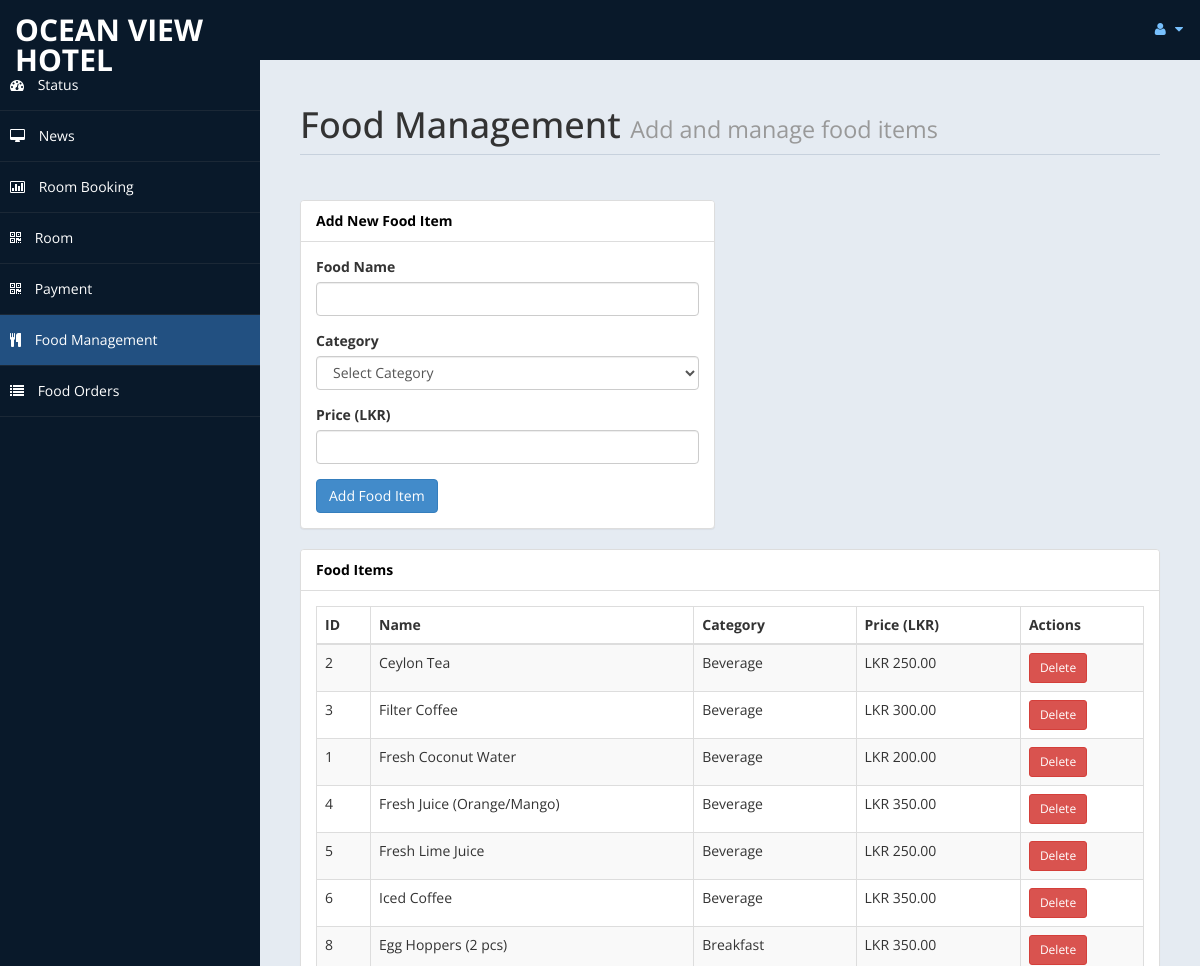
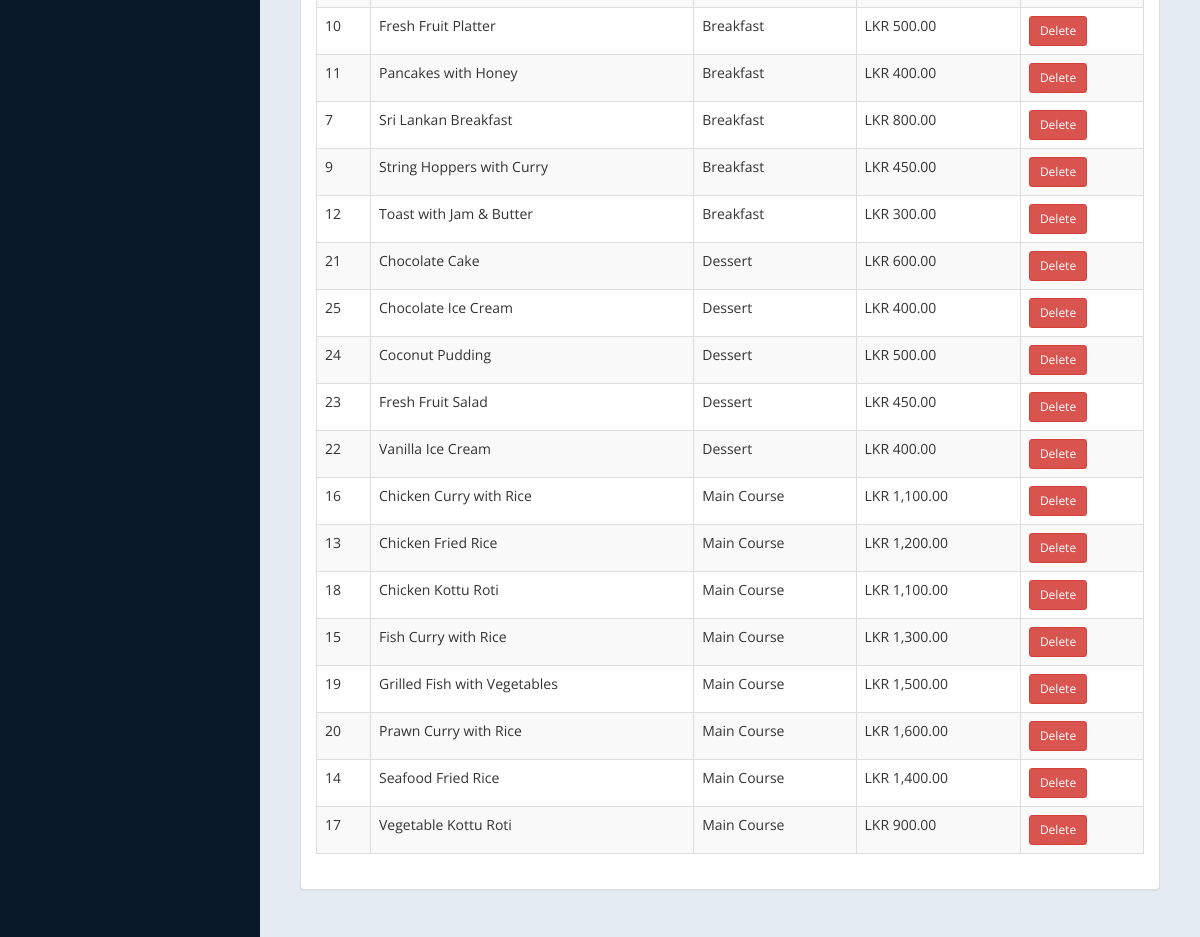
Page /admin/foods.php (signed in) on the committed database (2 pictures, top to bottom).
### tables this page shows
CREATE TABLE IF NOT EXISTS foods (
    id int(11) NOT NULL AUTO_INCREMENT,
    name varchar(100) NOT NULL,
    category varchar(50) NOT NULL,
    price decimal(10,2) NOT NULL,
    created_at datetime DEFAULT CURRENT_TIMESTAMP,
    PRIMARY KEY (id)
);

### admin/foods.php (the view, shortened to what this page needs)
<!DOCTYPE html>
<html xmlns="http://www.w3.org/1999/xhtml">
<head>
    <link href="assets/css/bootstrap.css" rel="stylesheet" />
    <link href="assets/css/font-awesome.css" rel="stylesheet" />
    <link href="assets/css/custom-styles.css" rel="stylesheet" />
</head>
<body>
    <div id="wrapper">
        <nav class="navbar navbar-default top-navbar" role="navigation">
            <div class="navbar-header">
                <a class="navbar-brand" href="home.php">OCEAN VIEW HOTEL </a>
            </div>
            <ul class="nav navbar-top-links navbar-right">
                <li class="dropdown">
                    <a class="dropdown-toggle" data-toggle="dropdown" href="#" aria-expanded="false">
                        <i class="fa fa-user fa-fw"></i> <i class="fa fa-caret-down"></i>
                    </a>
                </li>
            </ul>
        </nav>
        <nav class="navbar-default navbar-side" role="navigation">
            <div class="sidebar-collapse">
                <ul class="nav" id="main-menu">
                    <li>
                        <a href="home.php"><i class="fa fa-dashboard"></i> Status</a>
                    </li>
                    <li>
                        <a href="messages.php"><i class="fa fa-desktop"></i> News</a>
                    </li>
                    <li>
                        <a href="roombook.php"><i class="fa fa-bar-chart-o"></i> Room Booking</a>
                    </li>
                    <li>
                        <a href="room.php"><i class="fa fa-qrcode"></i> Room</a>
                    </li>
                    <li>
                        <a href="payment.php"><i class="fa fa-qrcode"></i> Payment</a>
                    </li>
                    <li>
                        <a class="active-menu" href="foods.php"><i class="fa fa-cutlery"></i> Food Management</a>
                    </li>
                    <li>
                        <a href="food_orders.php"><i class="fa fa-list"></i> Food Orders</a>
                    </li>
                </ul>
            </div>
        </nav>
        <div id="page-wrapper" >
            <div id="page-inner">
                <div class="row">
                    <div class="col-md-12">
                        <h1 class="page-header">Food Management <small>Add and manage food items</small></h1>
                    </div>
                </div>
                <div class="row">
                    <div class="col-md-6">
                        <div class="panel panel-default">
                            <div class="panel-heading">Add New Food Item</div>
                            <div class="panel-body">
                                <form method="post">
                                    <div class="form-group">
                                        <label>Food Name</label>
                                        <input type="text" name="food_name" class="form-control" required>
                                    </div>
                                    <div class="form-group">
                                        <label>Category</label>
                                        <select name="category" class="form-control" required>
                                            <option value="">Select Category</option>
                                        </select>
                                    </div>
                                    <div class="form-group">
                                        <label>Price (LKR)</label>
                                        <input type="number" name="price" class="form-control" step="0.01" required>
                                    </div>
                                    <button type="submit" name="add_food" class="btn btn-primary">Add Food Item</button>
                                </form>
                            </div>
                        </div>
                    </div>
                </div>
                <div class="row">
                    <div class="col-md-12">
                        <div class="panel panel-default">
                            <div class="panel-heading">Food Items</div>
                            <div class="panel-body">
                                <div class="table-responsive">
                                    <table class="table table-striped table-bordered table-hover">
                                        <thead>
                                            <tr>
                                                <th>ID</th>
                                                <th>Name</th>
                                                <th>Category</th>
                                                <th>Price (LKR)</th>
                                                <th>Actions</th>
                                            </tr>
                                        </thead>
                                        <tbody>
                                            <?php
                                            include('db.php');
                                            $sql = "SELECT * FROM foods ORDER BY category, name";
                                            $result = mysqli_query($con, $sql);
                                            while($row = mysqli_fetch_array($result)) {
                                                echo "<tr>";
                                                echo "<td>".$row['id']."</td>";
                                                echo "<td>".$row['name']."</td>";
                                                echo "<td>".$row['category']."</td>";
                                                echo "<td>LKR ".number_format($row['price'], 2)."</td>";
                                                echo "<td>
                                                    <a href='?delete_id=".$row['id']."' class='btn btn-danger btn-sm' onclick='return confirm(\"Are you sure?\")'>Delete</a>
                                                </td>";
                                                echo "</tr>";
                                            }
                                            ?>
                                        </tbody>
                                    </table>
                                </div>
                            </div>
                        </div>
                    </div>
                </div>
            </div>
        </div>
    </div>
</body>
</html>

### admin/assets/css/custom-styles.css (style rules this page uses)
body { font-family: 'Open Sans', sans-serif; }
#wrapper { width: 100%; background:#09192A; }
#page-wrapper { padding: 15px 15px; min-height: 600px; background:#E5EBF2; }
#page-inner { width:100%; margin:10px 20px 10px 0px; background-color:transparent; padding:10px; min-height:1200px; }
h1, .h1, h2, .h2, h3, .h3 { margin-top: 7px; margin-bottom: -5px; }
.page-header { padding-bottom: 9px; margin: 10px 0 45px; border-bottom: 1px solid #C7D1DD; }
.panel-default > .panel-heading { color: #000; background-color: #FFFFFF; border-color: #ddd; font-weight:bold; }
.top-navbar { margin:0px; }
.top-navbar .navbar-brand { color: #fff; width: 260px; text-align: left; height: 60px; font-size: 30px; font-weight: 700; text-transform: uppercase; line-height: 30px; }
.top-navbar .nav > li { position: relative; display: inline-block; }
.top-navbar .nav > li > a { position: relative; display: block; padding: 19px 15px; color: #77C0FD; }
.active-menu { background-color:#225081!important; }
.sidebar-collapse , .sidebar-collapse .nav { background:none; }
.sidebar-collapse .nav { padding:0; }
.sidebar-collapse .nav > li > a { color:#fff; background:transparent; text-shadow:none; }
.sidebar-collapse > .nav > li > a { padding:15px 10px; }
.sidebar-collapse > .nav > li { border-bottom: 1px solid rgba(107, 108, 109, 0.19); }
.navbar-side { border:none; background-color: transparent; }
.top-navbar { background:#09192A; border-bottom:none; }
.top-navbar .nav > li > a > i { margin-right: 2px; }
.navbar-default { border:0px solid black; }
.navbar-header { background: #09192A; }
.nav > li > a > i { margin-right:10px; }
@media (min-width:768px) { #page-wrapper { margin: 0 0 0 260px; padding: 15px 30px; min-height: 1200px; } }
@media (min-width:768px) { .navbar-side { z-index: 1; position: absolute; width: 260px; } }
@media (min-width:768px) { .navbar { border-radius: 0px; } }

### rows in the picture
foods: id "2", name "Ceylon Tea", category "Beverage", price "250.00"
foods: id "3", name "Filter Coffee", category "Beverage", price "300.00"
foods: id "1", name "Fresh Coconut Water", category "Beverage", price "200.00"
foods: id "4", name "Fresh Juice (Orange/Mango)", category "Beverage", price "350.00"
foods: id "5", name "Fresh Lime Juice", category "Beverage", price "250.00"
foods: id "6", name "Iced Coffee", category "Beverage", price "350.00"
foods: id "8", name "Egg Hoppers (2 pcs)", category "Breakfast", price "350.00"
foods: id "10", name "Fresh Fruit Platter", category "Breakfast", price "500.00"
foods: id "11", name "Pancakes with Honey", category "Breakfast", price "400.00"
foods: id "7", name "Sri Lankan Breakfast", category "Breakfast", price "800.00"
foods: id "9", name "String Hoppers with Curry", category "Breakfast", price "450.00"
foods: id "12", name "Toast with Jam & Butter", category "Breakfast", price "300.00"
foods: id "21", name "Chocolate Cake", category "Dessert", price "600.00"
foods: id "25", name "Chocolate Ice Cream", category "Dessert", price "400.00"
foods: id "24", name "Coconut Pudding", category "Dessert", price "500.00"
foods: id "23", name "Fresh Fruit Salad", category "Dessert", price "450.00"
foods: id "22", name "Vanilla Ice Cream", category "Dessert", price "400.00"
foods: id "16", name "Chicken Curry with Rice", category "Main Course", price "1,100.00"
foods: id "13", name "Chicken Fried Rice", category "Main Course", price "1,200.00"
foods: id "18", name "Chicken Kottu Roti", category "Main Course", price "1,100.00"
foods: id "15", name "Fish Curry with Rice", category "Main Course", price "1,300.00"
foods: id "19", name "Grilled Fish with Vegetables", category "Main Course", price "1,500.00"
foods: id "20", name "Prawn Curry with Rice", category "Main Course", price "1,600.00"
foods: id "14", name "Seafood Fried Rice", category "Main Course", price "1,400.00"
foods: id "17", name "Vegetable Kottu Roti", category "Main Course", price "900.00"
